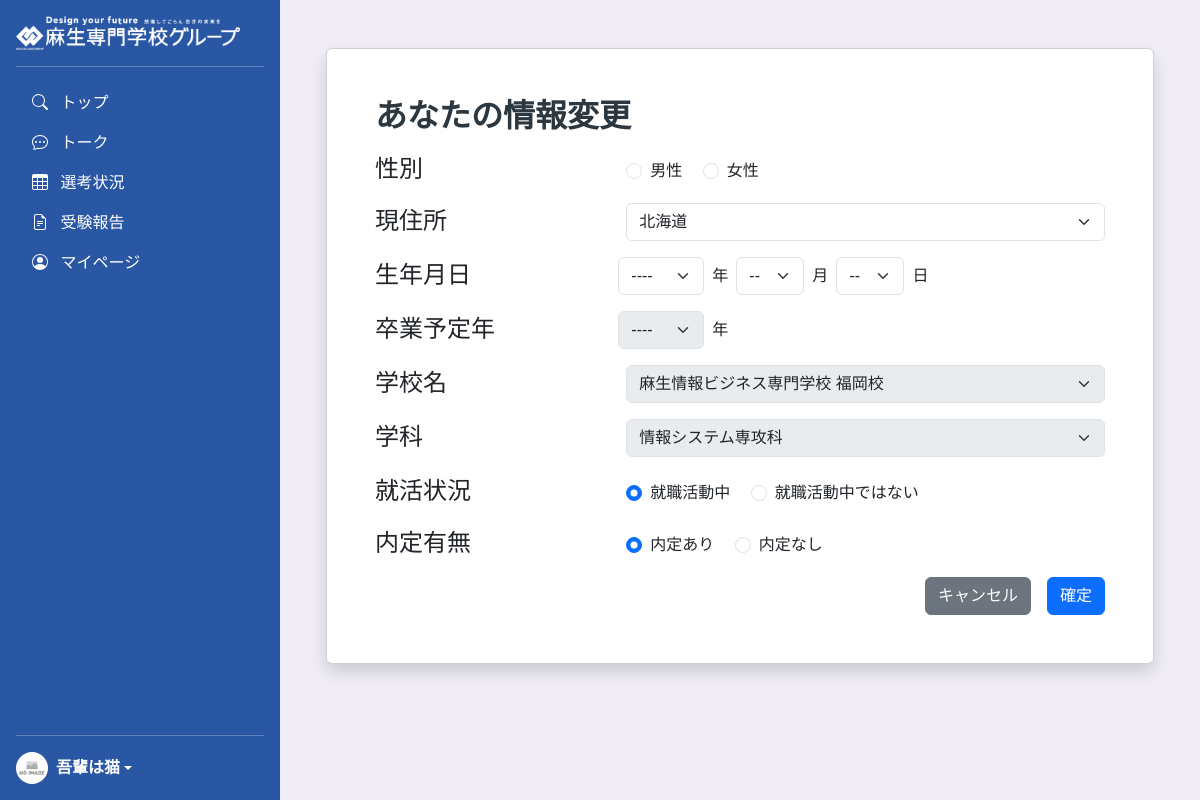
/PHP/personal_information_change_screen.php (signed in), run on the app's committed database.
### tables this page shows
CREATE TABLE Users(
    student_number CHAR(7),
    school_id CHAR(2) NOT NULL,
    course_id CHAR(5) NOT NULL,
    user_name VARCHAR(60) NOT NULL,
    password VARCHAR(255) NOT NULL,
    gender CHAR(1),
    address CHAR(5),
    birthday DATE,
    graduate_date DATE,
    job_hunt BOOLEAN,
    job_offer BOOLEAN,
    nickname VARCHAR(30),
    profile_img VARCHAR(100),
    my_comment VARCHAR(500),
    desire_state_prefecture CHAR(2),
    desire_state_industry CHAR(2),
    desire_state_jobtype CHAR(2),
    PRIMARY KEY(student_number),
    FOREIGN KEY(school_id) REFERENCES Schools(school_id),
    FOREIGN KEY(course_id) REFERENCES Courses(course_id),
    FOREIGN KEY(address) REFERENCES Prefectures(prefecture_id),
    FOREIGN KEY(desire_state_prefecture) REFERENCES Prefectures(prefecture_id),
    FOREIGN KEY(desire_state_industry) REFERENCES Industries(industry_id),
    FOREIGN KEY(desire_state_jobtype) REFERENCES JobTypes(job_id)
);

### PHP/personal_information_change_screen.php (the view, shortened to what this page needs)
<!doctype html>
<html lang="ja" data-bs-theme="auto">
<head>
    <link rel="stylesheet" href="../CSS/reset.css"/>
    <link href="https://cdn.jsdelivr.net/npm/bootstrap@5.3.0/dist/css/bootstrap.min.css" rel="stylesheet">
    <link rel="stylesheet" href="https://cdn.jsdelivr.net/npm/bootstrap-icons@1.8.0/font/bootstrap-icons.css"/>
    <link href="../CSS/sidebars.css" rel="stylesheet">
    <?php require 'db-connect.php'; ?>
    <link href="../CSS/common.css" rel="stylesheet">
</head>
<body>
    <div class="wrapper">
      <?php require 'sidebars.php'; ?>
        <main class="container-fluid main-content" style="padding: 0;">
    <?php
                $personal_inform = $pdo->prepare('SELECT * FROM Personal_Inform where student_number = ?');
                $personal_inform->execute([$_SESSION['user']['student_number']]);
                $fetch_data = $personal_inform->fetch(PDO::FETCH_ASSOC);
                $sql = $pdo->query('SELECT * FROM Prefectures');
                $res = $sql->fetchAll(PDO::FETCH_ASSOC);
                $gender_inform = $pdo->prepare('SELECT gender , address, job_hunt, job_offer FROM Users WHERE student_number = ?');
                $gender_inform->execute([$_SESSION['user']['student_number']]);
                $fetch_data2 = $gender_inform->fetch(PDO::FETCH_ASSOC);
                $year = substr($fetch_data['birthday'], 0, 4);
                $month = substr($fetch_data['birthday'], 5, 2);
                $day = substr($fetch_data['birthday'], 8, 2);
                $gyaer = substr($fetch_data['graduate_date'], 0, 4);
    ?>
    <div class="d-flex justify-content-center py-5" style="width:100%;overflow:auto;">
        <div class="card shadow p-0" style="width: 90%;min-width:320px;max-width:960px;height: fit-content;">
            <h2 class="font pt-5 ps-5 m-0">あなたの情報変更</h2>
            <form class="px-5 my-0" action="personal_information_change_screen_process.php" method="post" >
                <div id="card_area">
                    <div class="row my-3">
                        <div class="col">
                            <span class="fs-4" style="white-space: nowrap;">性別</span>
                        </div>
                        <div class="col-8">
                            <div class="form-check form-check-inline mt-2">
                                <input type="radio" class="form-check-input" name="inlineRadioOptions" id="male" value="0" <?php if ($fetch_data2['gender'] == "0") echo 'checked'; ?>>
                                <label for="male" class="form-check-label">男性</label>
                            </div>
                            <div class="form-check form-check-inline mt-2">
                                <input type="radio" class="form-check-input" name="inlineRadioOptions" id="female" value="1" <?php if ($fetch_data2['gender'] == "1") echo 'checked'; ?>>
                                <label for="female" class="form-check-label">女性</label>
                            </div>
                        </div>
                    </div>
                    <div class="row my-3">
                        <div class="col">
                            <span class="fs-4" style="white-space: nowrap;">現住所</span>
                        </div>
                        <div class="col-8">
                            <select class="form-select" name="address" id="address">
                                <?php foreach($res as $row): ?>
                                    <option value="<?= $row['prefecture_id'] ?>" <?php if($row['prefecture_id'] == $fetch_data2['address']):?>selected<?php endif ?>>
                                        <?= $row['prefecture_name'] ?>
                                    </option>
                                <?php endforeach; ?>
                            </select>
                        </div>
                    </div>
                    <div class="row my-3">
                        <div class="col">
                            <span class="fs-4" style="white-space: nowrap;">生年月日</span>
                        </div>
                        <div class="col-8">
                            <div class="row">
                                <div class="col-auto gx-2">
                                    <select class="form-select" id="birth-year" name="birth-year">
                                        <option value="<?php echo $year; ?>" selected><?php echo $year;?></option>
                                    </select>
                                </div>
                                <div class="col-auto gx-2 my-auto">
                                    <span>年</span>
                                </div>
                                <div class="col-auto gx-2">
                                    <select class="form-select" id="birth-month" name="birth-month">
                                        <option value="<?php echo $month; ?>" selected><?php echo $month;?></option>
                                    </select>
                                </div>
                                <div class="col-auto gx-2 my-auto">
                                    <span>月</span>
                                </div>
                                <div class="col-auto gx-2">
                                    <select class="form-select" id="birth-day" name="birth-day">
                                        <option value="<?php echo $day?>" selected><?php echo $day?></option>
                                    </select>
                                </div>
                                <div class="col-auto gx-2 my-auto">
                                    <span>日</span>
                                </div>
                            </div>
                        </div>
                    </div>
                    <div class="row my-3">
                        <div class="col">
                            <span class="fs-4" style="white-space: nowrap;">卒業予定年</span>
                        </div>
                        <div class="col-8">
                            <div class="row">
                                <div class="col-auto gx-2">
                                    <select class="form-select" id="gyear" name="gyear" disabled>
                                        <option value=<?php $gyaer ?> selected><?php echo $gyaer ;?></option>
                                    </select>
                                </div>
                                <div class="col-auto gx-2 my-auto">
                                    <span>年</span>
                                </div>
                            </div>
                        </div>
                    </div>
                    <div class="row my-3">
                        <div class="col">
                            <span class="fs-4" style="white-space: nowrap;">学校名</span>
                        </div>
                        <div class="col-8">
                        <?php
                                $sname = $fetch_data['school_name'];
                                $school = $pdo->prepare('SELECT school_id FROM Schools WHERE school_name = :sname');
                                $school->execute([':sname' => $sname]);
                                $sid = $school->fetch(PDO::FETCH_ASSOC);
                                if ($sid !== false) {
                                    $sid = $sid['school_id'];
                                } else {
                                    echo '学校が見つかりませんでした。';
                                }
                        ?>
                            <select class="form-select" id="school" disabled>
                            <option value=<?php $sid ?>selected><?php echo htmlspecialchars($fetch_data['school_name']); ?>  </option>
                            </select>
                        </div>
                    </div>
                    <div class="row my-3">
                        <div class="col">
                            <span class="fs-4" style="white-space: nowrap;">学科</span>
                        </div>
                        <div class="col-8">
                        <?php
                            $cname = $fetch_data['course_name'];
                            $course = $pdo->prepare('SELECT course_id FROM Courses WHERE course_name = :cname');
                            $course->execute([':cname' => $cname]);
                            $cid = $course->fetch(PDO::FETCH_ASSOC);
                            if ($cid !== false) {
                                $cid = $cid['course_id'];
                            } else {
                                echo '学校が見つかりませんでした。';
                            }
                            ?>
                            <select class="form-select" id="gakka" disabled>
                                <option value="<?php echo htmlspecialchars($cid); ?>" selected><?php echo htmlspecialchars($fetch_data['course_name']); ?></option>
                            </select>
                        </div>
                    </div>
                    <div class="row my-3">
                        <div class="col">
                            <span class="fs-4" style="white-space: nowrap;">就活状況</span>
                        </div>
                        <div class="col-8">
                            <div class="form-check form-check-inline mt-2">
                                <input type="radio" class="form-check-input" name="syuRadioOptions" id="hut_job"
                                    value="1"
                                    <?php if ($fetch_data2['job_hunt'] != "0") : ?>
                                        checked
                                    <?php endif; ?>>
                                <label for="hut_job" class="form-check-label">就職活動中</label>
                            </div>
                            <div class="form-check form-check-inline mt-2">
                                <input type="radio" class="form-check-input" name="syuRadioOptions" id="none_job"
                                    value="0"
                                    <?php if ($fetch_data2['job_hunt'] == "0") : ?>
                                        checked
                                    <?php endif; ?>>
                                <label for="none_job" class="form-check-label">就職活動中ではない</label>
                            </div>
                        </div>
                    </div>
                    <div class="row my-3">
                        <div class="col">
                            <span class="fs-4" style="white-space: nowrap;">内定有無</span>
                        </div>
                        <div class="col-8">
                            <div class="form-check form-check-inline mt-2">
                                <input type="radio" class="form-check-input" name="naiRadioOptions" id="hold_scout"
                                    value="1"
                                    <?php if ($fetch_data2['job_offer'] != "0") : ?>
                                        checked
                                    <?php endif; ?>>
                                <label for="hold_scout" class="form-check-label">内定あり</label>
                            </div>
                            <div class="form-check form-check-inline mt-2">
                                <input type="radio" class="form-check-input" name="naiRadioOptions" id="none_scout"
                                    value="0"
                                    <?php if ($fetch_data2['job_offer'] == "0") : ?>
                                        checked
                                    <?php endif; ?>>
                                <label for="none_scout" class="form-check-label">内定なし</label>
                            </div>
                        </div>
                    </div>
                </div>
                <div class="d-flex justify-content-end mb-5">
                    <a class="btn btn-secondary" href="my_page_screen.php">キャンセル</a>
                    <button class="btn btn-primary ms-3" id="change_confirm" type="submit">確定</button>
                </div>
            </form>
        </div>
    </div>
        </main>
    </div>
</body>
</html>

### CSS/sidebars.css (style rules this page uses)
body { min-height: -webkit-fill-available; }
html { height: -webkit-fill-available; }
.wrapper { height: 100vh; width: 100vw; display: flex; flex-wrap: nowrap; overflow-x: hidden; overflow-y: hidden; }
.main-content { height: 100vh; height: -webkit-fill-available; flex-shrink: 1; overflow-y: auto; background-color: #f0edf7; }

### CSS/common.css (style rules this page uses)
body { font-family:Google Sans,arial,sans-serif-medium,sans-serif; }

### PHP/personal_information_change_screen.php (style rules this page uses)
.font { color: rgb(45, 55, 64); font-weight: bold; }

### data on the page
users: gender "☐ 男性", gender "☐ 女性", job_hunt "☑ 就職活動中", job_offer "☑ 内定あり"

### other printed values
$_SESSION['user']['user_name'] "吾輩は猫"
form field address "北海道"
form field birth-year "----"
form field birth-month "--"
form field birth-day "--"
form field gyear "----"
form field value "麻生情報ビジネス専門学校 福岡校"
form field value "情報システム専攻科"
